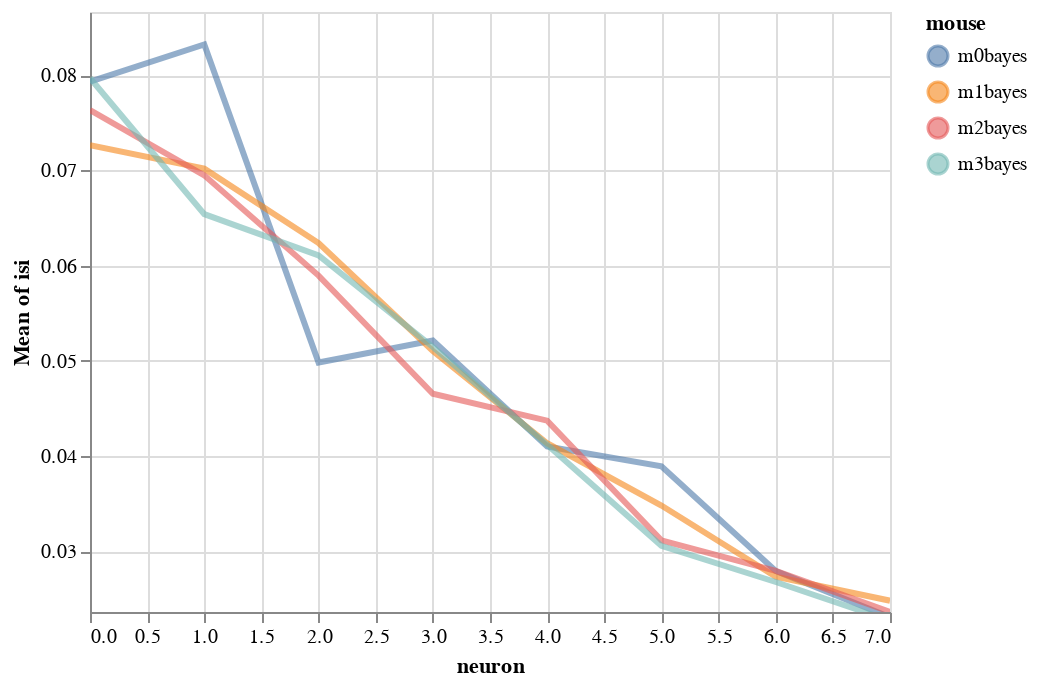

The notebook cell this image was saved under:
### Markdown cell above
## Appendix: Elements of interactivity (WIP)

### Code cell
import altair as alt
y='isi'
color='mouse'
x='neuron'

base=alt.Chart(df).encode(
            x=x,
            color=f'{color}',
            y=alt.Y(f'mean({y})',
                    scale=alt.Scale(zero=False,
                                    domain=list(np.quantile(df[y], [.05, .95])))),
)
highlight = alt.selection(type='single', on='mouseover',
                          fields=[color], nearest=True)


lines=base.mark_line(clip=True, fill=None, opacity=.6, ).encode(
            size=alt.condition(~highlight, alt.value(1), alt.value(3))
        )
points = base.mark_circle().encode(
    opacity=alt.value(0),
    #axis=alt.Axis(labels=False, tickCount=0, title='')
).add_selection(
    highlight
)

lines+points

### Figure 1 — Vega-Lite specification as saved in the notebook (floating-point values rounded to 4 significant figures)
{"config": {"view": {"continuousWidth": 400, "continuousHeight": 300}}, "layer": [{"mark": {"type": "line", "clip": true, "fill": null, "opacity": 0.6}, "encoding": {"color": {"type": "nominal", "field": "mouse"}, "size": {"condition": {"value": 1, "selection": {"not": "selector001"}}, "value": 3}, "x": {"type": "quantitative", "field": "neuron"}, "y": {"type": "quantitative", "aggregate": "mean", "field": "isi", "scale": {"domain": [0.02359, 0.08665], "zero": false}}}}, {"mark": "circle", "encoding": {"color": {"type": "nominal", "field": "mouse"}, "opacity": {"value": 0}, "x": {"type": "quantitative", "field": "neuron"}, "y": {"type": "quantitative", "aggregate": "mean", "field": "isi", "scale": {"domain": [0.02359, 0.08665], "zero": false}}}, "selection": {"selector001": {"type": "single", "on": "mouseover", "fields": ["mouse"], "nearest": true}}}], "data": {"name": "data-41381d8c95e87ea1303d8b4feca4f779"}, "$schema": "https://vega.github.io/schema/vega-lite/v4.8.1.json", "datasets": {"data-41381d8c95e87ea1303d8b4feca4f779": [{"mouse_code": 0, "mouse": "m0bayes", "neuron": 0, "i_trial": 0, "neuron_x_mouse": "0m0bayes", "neuron_code": 0, "stim": 0, "log_firing_rate": 2.315, "Firing rate": 206.6, "firing_rate": 206.6, "i_spike": 36.0, "isi": 0.09842, "log_isi": -1.007}, {"mouse_code": 0, "mouse": "m0bayes", "neuron": 0, "i_trial": 0, "neuron_x_mouse": "0m0bayes", "neuron_code": 0, "stim": 1, "log_firing_rate": 2.098, "Firing rate": 125.2, "firing_rate": 125.2, "i_spike": 46.0, "isi": 0.07236, "log_isi": -1.141}, {"mouse_code": 0, "mouse": "m0bayes", "neuron": 0, "i_trial": 1, "neuron_x_mouse": "0m0bayes", "neuron_code": 0, "stim": 0, "log_firing_rate": 1.859, "Firing rate": 72.22, "firing_rate": 72.22, "i_spike": 47.0, "isi": 0.07455, "log_isi": -1.128}, {"mouse_code": 0, "mouse": "m0bayes", "neuron": 0, "i_trial": 1, "neuron_x_mouse": "0m0bayes", "neuron_code": 0, "stim": 1, "log_firing_rate": 1.964, "Firing rate": 92.07, "firing_rate": 92.07, "i_spike": 48.0, "isi": 0.07193, "log_isi": -1.143}, {"mouse_code": 0, "mouse": "m0bayes", "neuron": 1, "i_trial": 0, "neuron_x_mouse": "1m0bayes", "neuron_code": 4, "stim": 0, "log_firing_rate": 1.408, "Firing rate": 25.58, "firing_rate": 25.58, "i_spike": 34.5, "isi": 0.1025, "log_isi": -0.9891}, {"mouse_code": 0, "mouse": "m0bayes", "neuron": 1, "i_trial": 0, "neuron_x_mouse": "1m0bayes", "neuron_code": 4, "stim": 1, "log_firing_rate": 2.112, "Firing rate": 129.5, "firing_rate": 129.5, "i_spike": 36.5, "isi": 0.08982, "log_isi": -1.047}, {"mouse_code": 0, "mouse": "m0bayes", "neuron": 1, "i_trial": 1, "neuron_x_mouse": "1m0bayes", "neuron_code": 4, "stim": 0, "log_firing_rate": 1.822, "Firing rate": 66.44, "firing_rate": 66.44, "i_spike": 53.5, "isi": 0.06482, "log_isi": -1.188}, {"mouse_code": 0, "mouse": "m0bayes", "neuron": 1, "i_trial": 1, "neuron_x_mouse": "1m0bayes", "neuron_code": 4, "stim": 1, "log_firing_rate": 1.819, "Firing rate": 65.89, "firing_rate": 65.89, "i_spike": 46.0, "isi": 0.07574, "log_isi": -1.121}, {"mouse_code": 0, "mouse": "m0bayes", "neuron": 2, "i_trial": 0, "neuron_x_mouse": "2m0bayes", "neuron_code": 8, "stim": 0, "log_firing_rate": 2.189, "Firing rate": 154.5, "firing_rate": 154.5, "i_spike": 67.0, "isi": 0.05227, "log_isi": -1.282}, {"mouse_code": 0, "mouse": "m0bayes", "neuron": 2, "i_trial": 0, "neuron_x_mouse": "2m0bayes", "neuron_code": 8, "stim": 1, "log_firing_rate": 2.144, "Firing rate": 139.4, "firing_rate": 139.4, "i_spike": 84.5, "isi": 0.04099, "log_isi": -1.387}, {"mouse_code": 0, "mouse": "m0bayes", "neuron": 2, "i_trial": 1, "neuron_x_mouse": "2m0bayes", "neuron_code": 8, "stim": 0, "log_firing_rate": 2.062, "Firing rate": 115.3, "firing_rate": 115.3, "i_spike": 69.5, "isi": 0.04973, "log_isi": -1.303}, {"mouse_code": 0, "mouse": "m0bayes", "neuron": 2, "i_trial": 1, "neuron_x_mouse": "2m0bayes", "neuron_code": 8, "stim": 1, "log_firing_rate": 1.694, "Firing rate": 49.44, "firing_rate": 49.44, "i_spike": 60.5, "isi": 0.05626, "log_isi": -1.25}, {"mouse_code": 0, "mouse": "m0bayes", "neuron": 3, "i_trial": 0, "neuron_x_mouse": "3m0bayes", "neuron_code": 12, "stim": 0, "log_firing_rate": 2.228, "Firing rate": 168.9, "firing_rate": 168.9, "i_spike": 73.0, "isi": 0.04779, "log_isi": -1.321}, {"mouse_code": 0, "mouse": "m0bayes", "neuron": 3, "i_trial": 0, "neuron_x_mouse": "3m0bayes", "neuron_code": 12, "stim": 1, "log_firing_rate": 1.877, "Firing rate": 75.31, "firing_rate": 75.31, "i_spike": 61.0, "isi": 0.05665, "log_isi": -1.247}, {"mouse_code": 0, "mouse": "m0bayes", "neuron": 3, "i_trial": 1, "neuron_x_mouse": "3m0bayes", "neuron_code": 12, "stim": 0, "log_firing_rate": 2.36, "Firing rate": 228.8, "firing_rate": 228.8, "i_spike": 64.0, "isi": 0.05468, "log_isi": -1.262}, {"mouse_code": 0, "mouse": "m0bayes", "neuron": 3, "i_trial": 1, "neuron_x_mouse": "3m0bayes", "neuron_code": 12, "stim": 1, "log_firing_rate": 2.022, "Firing rate": 105.1, "firing_rate": 105.1, "i_spike": 69.0, "isi": 0.0494, "log_isi": -1.306}, {"mouse_code": 0, "mouse": "m0bayes", "neuron": 4, "i_trial": 0, "neuron_x_mouse": "4m0bayes", "neuron_code": 16, "stim": 0, "log_firing_rate": 2.76, "Firing rate": 576.0, "firing_rate": 576.0, "i_spike": 86.5, "isi": 0.03997, "log_isi": -1.398}, {"mouse_code": 0, "mouse": "m0bayes", "neuron": 4, "i_trial": 0, "neuron_x_mouse": "4m0bayes", "neuron_code": 16, "stim": 1, "log_firing_rate": 2.078, "Firing rate": 119.7, "firing_rate": 119.7, "i_spike": 86.5, "isi": 0.04059, "log_isi": -1.392}, {"mouse_code": 0, "mouse": "m0bayes", "neuron": 4, "i_trial": 1, "neuron_x_mouse": "4m0bayes", "neuron_code": 16, "stim": 0, "log_firing_rate": 2.39, "Firing rate": 245.6, "firing_rate": 245.6, "i_spike": 82.5, "isi": 0.04227, "log_isi": -1.374}, {"mouse_code": 0, "mouse": "m0bayes", "neuron": 4, "i_trial": 1, "neuron_x_mouse": "4m0bayes", "neuron_code": 16, "stim": 1, "log_firing_rate": 1.973, "Firing rate": 94.07, "firing_rate": 94.07, "i_spike": 85.0, "isi": 0.04112, "log_isi": -1.386}, {"mouse_code": 0, "mouse": "m0bayes", "neuron": 5, "i_trial": 0, "neuron_x_mouse": "5m0bayes", "neuron_code": 20, "stim": 0, "log_firing_rate": 2.094, "Firing rate": 124.3, "firing_rate": 124.3, "i_spike": 77.5, "isi": 0.04434, "log_isi": -1.353}, {"mouse_code": 0, "mouse": "m0bayes", "neuron": 5, "i_trial": 0, "neuron_x_mouse": "5m0bayes", "neuron_code": 20, "stim": 1, "log_firing_rate": 2.225, "Firing rate": 168.0, "firing_rate": 168.0, "i_spike": 97.0, "isi": 0.03588, "log_isi": -1.445}, {"mouse_code": 0, "mouse": "m0bayes", "neuron": 5, "i_trial": 1, "neuron_x_mouse": "5m0bayes", "neuron_code": 20, "stim": 0, "log_firing_rate": 2.269, "Firing rate": 185.9, "firing_rate": 185.9, "i_spike": 96.0, "isi": 0.03651, "log_isi": -1.438}, {"mouse_code": 0, "mouse": "m0bayes", "neuron": 5, "i_trial": 1, "neuron_x_mouse": "5m0bayes", "neuron_code": 20, "stim": 1, "log_firing_rate": 2.453, "Firing rate": 283.6, "firing_rate": 283.6, "i_spike": 90.0, "isi": 0.03891, "log_isi": -1.41}, {"mouse_code": 0, "mouse": "m0bayes", "neuron": 6, "i_trial": 0, "neuron_x_mouse": "6m0bayes", "neuron_code": 24, "stim": 0, "log_firing_rate": 2.288, "Firing rate": 193.9, "firing_rate": 193.9, "i_spike": 126.0, "isi": 0.02786, "log_isi": -1.555}, {"mouse_code": 0, "mouse": "m0bayes", "neuron": 6, "i_trial": 0, "neuron_x_mouse": "6m0bayes", "neuron_code": 24, "stim": 1, "log_firing_rate": 2.483, "Firing rate": 304.2, "firing_rate": 304.2, "i_spike": 119.5, "isi": 0.02901, "log_isi": -1.537}, {"mouse_code": 0, "mouse": "m0bayes", "neuron": 6, "i_trial": 1, "neuron_x_mouse": "6m0bayes", "neuron_code": 24, "stim": 0, "log_firing_rate": 2.14, "Firing rate": 138.2, "firing_rate": 138.2, "i_spike": 119.0, "isi": 0.02935, "log_isi": -1.532}, {"mouse_code": 0, "mouse": "m0bayes", "neuron": 6, "i_trial": 1, "neuron_x_mouse": "6m0bayes", "neuron_code": 24, "stim": 1, "log_firing_rate": 2.36, "Firing rate": 229.1, "firing_rate": 229.1, "i_spike": 138.0, "isi": 0.02542, "log_isi": -1.595}, {"mouse_code": 0, "mouse": "m0bayes", "neuron": 7, "i_trial": 0, "neuron_x_mouse": "7m0bayes", "neuron_code": 28, "stim": 0, "log_firing_rate": 2.319, "Firing rate": 208.5, "firing_rate": 208.5, "i_spike": 143.0, "isi": 0.02454, "log_isi": -1.61}, {"mouse_code": 0, "mouse": "m0bayes", "neuron": 7, "i_trial": 0, "neuron_x_mouse": "7m0bayes", "neuron_code": 28, "stim": 1, "log_firing_rate": 3.189, "Firing rate": 1544.0, "firing_rate": 1544.0, "i_spike": 147.5, "isi": 0.02354, "log_isi": -1.628}, {"mouse_code": 0, "mouse": "m0bayes", "neuron": 7, "i_trial": 1, "neuron_x_mouse": "7m0bayes", "neuron_code": 28, "stim": 0, "log_firing_rate": 2.53, "Firing rate": 338.5, "firing_rate": 338.5, "i_spike": 169.5, "isi": 0.02028, "log_isi": -1.693}, {"mouse_code": 0, "mouse": "m0bayes", "neuron": 7, "i_trial": 1, "neuron_x_mouse": "7m0bayes", "neuron_code": 28, "stim": 1, "log_firing_rate": 2.462, "Firing rate": 289.7, "firing_rate": 289.7, "i_spike": 145.5, "isi": 0.02381, "log_isi": -1.623}, {"mouse_code": 1, "mouse": "m1bayes", "neuron": 0, "i_trial": 0, "neuron_x_mouse": "0m1bayes", "neuron_code": 1, "stim": 0, "log_firing_rate": 1.609, "Firing rate": 40.64, "firing_rate": 40.64, "i_spike": 41.0, "isi": 0.08183, "log_isi": -1.087}, {"mouse_code": 1, "mouse": "m1bayes", "neuron": 0, "i_trial": 0, "neuron_x_mouse": "0m1bayes", "neuron_code": 1, "stim": 1, "log_firing_rate": 1.828, "Firing rate": 67.35, "firing_rate": 67.35, "i_spike": 53.0, "isi": 0.06513, "log_isi": -1.186}, {"mouse_code": 1, "mouse": "m1bayes", "neuron": 0, "i_trial": 1, "neuron_x_mouse": "0m1bayes", "neuron_code": 1, "stim": 0, "log_firing_rate": 1.793, "Firing rate": 62.15, "firing_rate": 62.15, "i_spike": 48.0, "isi": 0.07236, "log_isi": -1.141}, {"mouse_code": 1, "mouse": "m1bayes", "neuron": 0, "i_trial": 1, "neuron_x_mouse": "0m1bayes", "neuron_code": 1, "stim": 1, "log_firing_rate": 2.193, "Firing rate": 156.0, "firing_rate": 156.0, "i_spike": 49.0, "isi": 0.07124, "log_isi": -1.147}, {"mouse_code": 1, "mouse": "m1bayes", "neuron": 1, "i_trial": 0, "neuron_x_mouse": "1m1bayes", "neuron_code": 5, "stim": 0, "log_firing_rate": 1.773, "Firing rate": 59.28, "firing_rate": 59.28, "i_spike": 53.0, "isi": 0.06556, "log_isi": -1.183}, {"mouse_code": 1, "mouse": "m1bayes", "neuron": 1, "i_trial": 0, "neuron_x_mouse": "1m1bayes", "neuron_code": 5, "stim": 1, "log_firing_rate": 1.958, "Firing rate": 90.73, "firing_rate": 90.73, "i_spike": 52.5, "isi": 0.06664, "log_isi": -1.176}, {"mouse_code": 1, "mouse": "m1bayes", "neuron": 1, "i_trial": 1, "neuron_x_mouse": "1m1bayes", "neuron_code": 5, "stim": 0, "log_firing_rate": 1.621, "Firing rate": 41.78, "firing_rate": 41.78, "i_spike": 42.0, "isi": 0.08354, "log_isi": -1.078}, {"mouse_code": 1, "mouse": "m1bayes", "neuron": 1, "i_trial": 1, "neuron_x_mouse": "1m1bayes", "neuron_code": 5, "stim": 1, "log_firing_rate": 2.14, "Firing rate": 137.9, "firing_rate": 137.9, "i_spike": 54.0, "isi": 0.06501, "log_isi": -1.187}, {"mouse_code": 1, "mouse": "m1bayes", "neuron": 2, "i_trial": 0, "neuron_x_mouse": "2m1bayes", "neuron_code": 9, "stim": 0, "log_firing_rate": 2.301, "Firing rate": 199.9, "firing_rate": 199.9, "i_spike": 49.0, "isi": 0.07099, "log_isi": -1.149}, {"mouse_code": 1, "mouse": "m1bayes", "neuron": 2, "i_trial": 0, "neuron_x_mouse": "2m1bayes", "neuron_code": 9, "stim": 1, "log_firing_rate": 2.152, "Firing rate": 141.8, "firing_rate": 141.8, "i_spike": 71.0, "isi": 0.04942, "log_isi": -1.306}, {"mouse_code": 1, "mouse": "m1bayes", "neuron": 2, "i_trial": 1, "neuron_x_mouse": "2m1bayes", "neuron_code": 9, "stim": 0, "log_firing_rate": 2.008, "Firing rate": 101.8, "firing_rate": 101.8, "i_spike": 59.5, "isi": 0.05874, "log_isi": -1.231}, {"mouse_code": 1, "mouse": "m1bayes", "neuron": 2, "i_trial": 1, "neuron_x_mouse": "2m1bayes", "neuron_code": 9, "stim": 1, "log_firing_rate": 1.99, "Firing rate": 97.72, "firing_rate": 97.72, "i_spike": 49.5, "isi": 0.07032, "log_isi": -1.153}, {"mouse_code": 1, "mouse": "m1bayes", "neuron": 3, "i_trial": 0, "neuron_x_mouse": "3m1bayes", "neuron_code": 13, "stim": 0, "log_firing_rate": 1.924, "Firing rate": 83.92, "firing_rate": 83.92, "i_spike": 71.0, "isi": 0.04877, "log_isi": -1.312}, {"mouse_code": 1, "mouse": "m1bayes", "neuron": 3, "i_trial": 0, "neuron_x_mouse": "3m1bayes", "neuron_code": 13, "stim": 1, "log_firing_rate": 2.266, "Firing rate": 184.4, "firing_rate": 184.4, "i_spike": 80.0, "isi": 0.04371, "log_isi": -1.359}, {"mouse_code": 1, "mouse": "m1bayes", "neuron": 3, "i_trial": 1, "neuron_x_mouse": "3m1bayes", "neuron_code": 13, "stim": 0, "log_firing_rate": 1.919, "Firing rate": 82.98, "firing_rate": 82.98, "i_spike": 56.5, "isi": 0.06205, "log_isi": -1.207}, {"mouse_code": 1, "mouse": "m1bayes", "neuron": 3, "i_trial": 1, "neuron_x_mouse": "3m1bayes", "neuron_code": 13, "stim": 1, "log_firing_rate": 1.885, "Firing rate": 76.82, "firing_rate": 76.82, "i_spike": 69.5, "isi": 0.04956, "log_isi": -1.305}, {"mouse_code": 1, "mouse": "m1bayes", "neuron": 4, "i_trial": 0, "neuron_x_mouse": "4m1bayes", "neuron_code": 17, "stim": 0, "log_firing_rate": 2.153, "Firing rate": 142.2, "firing_rate": 142.2, "i_spike": 85.0, "isi": 0.04134, "log_isi": -1.384}, {"mouse_code": 1, "mouse": "m1bayes", "neuron": 4, "i_trial": 0, "neuron_x_mouse": "4m1bayes", "neuron_code": 17, "stim": 1, "log_firing_rate": 1.941, "Firing rate": 87.31, "firing_rate": 87.31, "i_spike": 79.0, "isi": 0.04443, "log_isi": -1.352}, {"mouse_code": 1, "mouse": "m1bayes", "neuron": 4, "i_trial": 1, "neuron_x_mouse": "4m1bayes", "neuron_code": 17, "stim": 0, "log_firing_rate": 2.074, "Firing rate": 118.5, "firing_rate": 118.5, "i_spike": 89.0, "isi": 0.03833, "log_isi": -1.416}, {"mouse_code": 1, "mouse": "m1bayes", "neuron": 4, "i_trial": 1, "neuron_x_mouse": "4m1bayes", "neuron_code": 17, "stim": 1, "log_firing_rate": 2.664, "Firing rate": 461.8, "firing_rate": 461.8, "i_spike": 84.5, "isi": 0.04121, "log_isi": -1.385}, {"mouse_code": 1, "mouse": "m1bayes", "neuron": 5, "i_trial": 0, "neuron_x_mouse": "5m1bayes", "neuron_code": 21, "stim": 0, "log_firing_rate": 2.002, "Firing rate": 100.5, "firing_rate": 100.5, "i_spike": 101.5, "isi": 0.03437, "log_isi": -1.464}, {"mouse_code": 1, "mouse": "m1bayes", "neuron": 5, "i_trial": 0, "neuron_x_mouse": "5m1bayes", "neuron_code": 21, "stim": 1, "log_firing_rate": 2.303, "Firing rate": 201.1, "firing_rate": 201.1, "i_spike": 97.0, "isi": 0.03595, "log_isi": -1.444}, {"mouse_code": 1, "mouse": "m1bayes", "neuron": 5, "i_trial": 1, "neuron_x_mouse": "5m1bayes", "neuron_code": 21, "stim": 0, "log_firing_rate": 2.161, "Firing rate": 144.9, "firing_rate": 144.9, "i_spike": 96.0, "isi": 0.03576, "log_isi": -1.447}, {"mouse_code": 1, "mouse": "m1bayes", "neuron": 5, "i_trial": 1, "neuron_x_mouse": "5m1bayes", "neuron_code": 21, "stim": 1, "log_firing_rate": 2.254, "Firing rate": 179.6, "firing_rate": 179.6, "i_spike": 104.5, "isi": 0.03304, "log_isi": -1.481}, {"mouse_code": 1, "mouse": "m1bayes", "neuron": 6, "i_trial": 0, "neuron_x_mouse": "6m1bayes", "neuron_code": 25, "stim": 0, "log_firing_rate": 2.225, "Firing rate": 167.9, "firing_rate": 167.9, "i_spike": 125.5, "isi": 0.0277, "log_isi": -1.558}, {"mouse_code": 1, "mouse": "m1bayes", "neuron": 6, "i_trial": 0, "neuron_x_mouse": "6m1bayes", "neuron_code": 25, "stim": 1, "log_firing_rate": 2.737, "Firing rate": 545.4, "firing_rate": 545.4, "i_spike": 131.5, "isi": 0.02639, "log_isi": -1.579}, {"mouse_code": 1, "mouse": "m1bayes", "neuron": 6, "i_trial": 1, "neuron_x_mouse": "6m1bayes", "neuron_code": 25, "stim": 0, "log_firing_rate": 2.627, "Firing rate": 423.9, "firing_rate": 423.9, "i_spike": 122.0, "isi": 0.02791, "log_isi": -1.554}, {"mouse_code": 1, "mouse": "m1bayes", "neuron": 6, "i_trial": 1, "neuron_x_mouse": "6m1bayes", "neuron_code": 25, "stim": 1, "log_firing_rate": 2.807, "Firing rate": 640.7, "firing_rate": 640.7, "i_spike": 128.5, "isi": 0.0272, "log_isi": -1.565}, {"mouse_code": 1, "mouse": "m1bayes", "neuron": 7, "i_trial": 0, "neuron_x_mouse": "7m1bayes", "neuron_code": 29, "stim": 0, "log_firing_rate": 2.299, "Firing rate": 198.9, "firing_rate": 198.9, "i_spike": 149.5, "isi": 0.0234, "log_isi": -1.631}, {"mouse_code": 1, "mouse": "m1bayes", "neuron": 7, "i_trial": 0, "neuron_x_mouse": "7m1bayes", "neuron_code": 29, "stim": 1, "log_firing_rate": 2.559, "Firing rate": 362.5, "firing_rate": 362.5, "i_spike": 147.0, "isi": 0.02379, "log_isi": -1.624}, {"mouse_code": 1, "mouse": "m1bayes", "neuron": 7, "i_trial": 1, "neuron_x_mouse": "7m1bayes", "neuron_code": 29, "stim": 0, "log_firing_rate": 2.585, "Firing rate": 384.4, "firing_rate": 384.4, "i_spike": 132.0, "isi": 0.02639, "log_isi": -1.578}, {"mouse_code": 1, "mouse": "m1bayes", "neuron": 7, "i_trial": 1, "neuron_x_mouse": "7m1bayes", "neuron_code": 29, "stim": 1, "log_firing_rate": 2.509, "Firing rate": 322.7, "firing_rate": 322.7, "i_spike": 136.5, "isi": 0.02554, "log_isi": -1.593}, {"mouse_code": 2, "mouse": "m2bayes", "neuron": 0, "i_trial": 0, "neuron_x_mouse": "0m2bayes", "neuron_code": 2, "stim": 0, "log_firing_rate": 1.66, "Firing rate": 45.73, "firing_rate": 45.73, "i_spike": 46.5, "isi": 0.07437, "log_isi": -1.129}, {"mouse_code": 2, "mouse": "m2bayes", "neuron": 0, "i_trial": 0, "neuron_x_mouse": "0m2bayes", "neuron_code": 2, "stim": 1, "log_firing_rate": 2.188, "Firing rate": 154.2, "firing_rate": 154.2, "i_spike": 59.5, "isi": 0.05819, "log_isi": -1.235}, {"mouse_code": 2, "mouse": "m2bayes", "neuron": 0, "i_trial": 1, "neuron_x_mouse": "0m2bayes", "neuron_code": 2, "stim": 0, "log_firing_rate": 1.654, "Firing rate": 45.1, "firing_rate": 45.1, "i_spike": 31.0, "isi": 0.1127, "log_isi": -0.9481}, {"mouse_code": 2, "mouse": "m2bayes", "neuron": 0, "i_trial": 1, "neuron_x_mouse": "0m2bayes", "neuron_code": 2, "stim": 1, "log_firing_rate": 2.672, "Firing rate": 469.4, "firing_rate": 469.4, "i_spike": 58.5, "isi": 0.06011, "log_isi": -1.221}, {"mouse_code": 2, "mouse": "m2bayes", "neuron": 1, "i_trial": 0, "neuron_x_mouse": "1m2bayes", "neuron_code": 6, "stim": 0, "log_firing_rate": 1.614, "Firing rate": 41.11, "firing_rate": 41.11, "i_spike": 39.0, "isi": 0.08922, "log_isi": -1.05}, {"mouse_code": 2, "mouse": "m2bayes", "neuron": 1, "i_trial": 0, "neuron_x_mouse": "1m2bayes", "neuron_code": 6, "stim": 1, "log_firing_rate": 2.434, "Firing rate": 271.5, "firing_rate": 271.5, "i_spike": 59.0, "isi": 0.05969, "log_isi": -1.224}, {"mouse_code": 2, "mouse": "m2bayes", "neuron": 1, "i_trial": 1, "neuron_x_mouse": "1m2bayes", "neuron_code": 6, "stim": 0, "log_firing_rate": 2.031, "Firing rate": 107.4, "firing_rate": 107.4, "i_spike": 48.5, "isi": 0.07219, "log_isi": -1.142}, {"mouse_code": 2, "mouse": "m2bayes", "neuron": 1, "i_trial": 1, "neuron_x_mouse": "1m2bayes", "neuron_code": 6, "stim": 1, "log_firing_rate": 2.053, "Firing rate": 112.9, "firing_rate": 112.9, "i_spike": 61.0, "isi": 0.05682, "log_isi": -1.246}, {"mouse_code": 2, "mouse": "m2bayes", "neuron": 2, "i_trial": 0, "neuron_x_mouse": "2m2bayes", "neuron_code": 10, "stim": 0, "log_firing_rate": 1.983, "Firing rate": 96.2, "firing_rate": 96.2, "i_spike": 48.5, "isi": 0.07057, "log_isi": -1.151}, {"mouse_code": 2, "mouse": "m2bayes", "neuron": 2, "i_trial": 0, "neuron_x_mouse": "2m2bayes", "neuron_code": 10, "stim": 1, "log_firing_rate": 1.963, "Firing rate": 91.76, "firing_rate": 91.76, "i_spike": 67.0, "isi": 0.0511, "log_isi": -1.292}, {"mouse_code": 2, "mouse": "m2bayes", "neuron": 2, "i_trial": 1, "neuron_x_mouse": "2m2bayes", "neuron_code": 10, "stim": 0, "log_firing_rate": 2.05, "Firing rate": 112.2, "firing_rate": 112.2, "i_spike": 58.5, "isi": 0.05872, "log_isi": -1.231}, {"mouse_code": 2, "mouse": "m2bayes", "neuron": 2, "i_trial": 1, "neuron_x_mouse": "2m2bayes", "neuron_code": 10, "stim": 1, "log_firing_rate": 1.81, "Firing rate": 64.52, "firing_rate": 64.52, "i_spike": 62.5, "isi": 0.0554, "log_isi": -1.256}, {"mouse_code": 2, "mouse": "m2bayes", "neuron": 3, "i_trial": 0, "neuron_x_mouse": "3m2bayes", "neuron_code": 14, "stim": 0, "log_firing_rate": 2.537, "Firing rate": 344.1, "firing_rate": 344.1, "i_spike": 64.5, "isi": 0.05204, "log_isi": -1.284}, {"mouse_code": 2, "mouse": "m2bayes", "neuron": 3, "i_trial": 0, "neuron_x_mouse": "3m2bayes", "neuron_code": 14, "stim": 1, "log_firing_rate": 2.314, "Firing rate": 206.2, "firing_rate": 206.2, "i_spike": 75.5, "isi": 0.04567, "log_isi": -1.34}, {"mouse_code": 2, "mouse": "m2bayes", "neuron": 3, "i_trial": 1, "neuron_x_mouse": "3m2bayes", "neuron_code": 14, "stim": 0, "log_firing_rate": 1.921, "Firing rate": 83.43, "firing_rate": 83.43, "i_spike": 75.5, "isi": 0.0463, "log_isi": -1.334}, {"mouse_code": 2, "mouse": "m2bayes", "neuron": 3, "i_trial": 1, "neuron_x_mouse": "3m2bayes", "neuron_code": 14, "stim": 1, "log_firing_rate": 2.175, "Firing rate": 149.7, "firing_rate": 149.7, "i_spike": 79.5, "isi": 0.04212, "log_isi": -1.376}, {"mouse_code": 2, "mouse": "m2bayes", "neuron": 4, "i_trial": 0, "neuron_x_mouse": "4m2bayes", "neuron_code": 18, "stim": 0, "log_firing_rate": 2.228, "Firing rate": 169.1, "firing_rate": 169.1, "i_spike": 77.0, "isi": 0.04554, "log_isi": -1.342}, {"mouse_code": 2, "mouse": "m2bayes", "neuron": 4, "i_trial": 0, "neuron_x_mouse": "4m2bayes", "neuron_code": 18, "stim": 1, "log_firing_rate": 3.24, "Firing rate": 1736.0, "firing_rate": 1736.0, "i_spike": 82.5, "isi": 0.04168, "log_isi": -1.38}, {"mouse_code": 2, "mouse": "m2bayes", "neuron": 4, "i_trial": 1, "neuron_x_mouse": "4m2bayes", "neuron_code": 18, "stim": 0, "log_firing_rate": 2.231, "Firing rate": 170.4, "firing_rate": 170.4, "i_spike": 75.5, "isi": 0.04579, "log_isi": -1.339}, {"mouse_code": 2, "mouse": "m2bayes", "neuron": 4, "i_trial": 1, "neuron_x_mouse": "4m2bayes", "neuron_code": 18, "stim": 1, "log_firing_rate": 2.155, "Firing rate": 142.8, "firing_rate": 142.8, "i_spike": 84.0, "isi": 0.04179, "log_isi": -1.379}, {"mouse_code": 2, "mouse": "m2bayes", "neuron": 5, "i_trial": 0, "neuron_x_mouse": "5m2bayes", "neuron_code": 22, "stim": 0, "log_firing_rate": 2.171, "Firing rate": 148.4, "firing_rate": 148.4, "i_spike": 106.5, "isi": 0.03242, "log_isi": -1.489}, {"mouse_code": 2, "mouse": "m2bayes", "neuron": 5, "i_trial": 0, "neuron_x_mouse": "5m2bayes", "neuron_code": 22, "stim": 1, "log_firing_rate": 2.191, "Firing rate": 155.2, "firing_rate": 155.2, "i_spike": 114.0, "isi": 0.03077, "log_isi": -1.512}, {"mouse_code": 2, "mouse": "m2bayes", "neuron": 5, "i_trial": 1, "neuron_x_mouse": "5m2bayes", "neuron_code": 22, "stim": 0, "log_firing_rate": 2.365, "Firing rate": 231.6, "firing_rate": 231.6, "i_spike": 118.0, "isi": 0.02968, "log_isi": -1.528}, {"mouse_code": 2, "mouse": "m2bayes", "neuron": 5, "i_trial": 1, "neuron_x_mouse": "5m2bayes", "neuron_code": 22, "stim": 1, "log_firing_rate": 2.267, "Firing rate": 184.9, "firing_rate": 184.9, "i_spike": 110.5, "isi": 0.03159, "log_isi": -1.5}, {"mouse_code": 2, "mouse": "m2bayes", "neuron": 6, "i_trial": 0, "neuron_x_mouse": "6m2bayes", "neuron_code": 26, "stim": 0, "log_firing_rate": 2.266, "Firing rate": 184.4, "firing_rate": 184.4, "i_spike": 116.5, "isi": 0.02997, "log_isi": -1.523}, {"mouse_code": 2, "mouse": "m2bayes", "neuron": 6, "i_trial": 0, "neuron_x_mouse": "6m2bayes", "neuron_code": 26, "stim": 1, "log_firing_rate": 2.227, "Firing rate": 168.5, "firing_rate": 168.5, "i_spike": 115.0, "isi": 0.03053, "log_isi": -1.515}, {"mouse_code": 2, "mouse": "m2bayes", "neuron": 6, "i_trial": 1, "neuron_x_mouse": "6m2bayes", "neuron_code": 26, "stim": 0, "log_firing_rate": 2.465, "Firing rate": 291.5, "firing_rate": 291.5, "i_spike": 142.0, "isi": 0.02467, "log_isi": -1.608}, {"mouse_code": 2, "mouse": "m2bayes", "neuron": 6, "i_trial": 1, "neuron_x_mouse": "6m2bayes", "neuron_code": 26, "stim": 1, "log_firing_rate": 2.837, "Firing rate": 687.8, "firing_rate": 687.8, "i_spike": 131.5, "isi": 0.02648, "log_isi": -1.577}, {"mouse_code": 2, "mouse": "m2bayes", "neuron": 7, "i_trial": 0, "neuron_x_mouse": "7m2bayes", "neuron_code": 30, "stim": 0, "log_firing_rate": 2.711, "Firing rate": 514.5, "firing_rate": 514.5, "i_spike": 147.0, "isi": 0.02373, "log_isi": -1.625}, {"mouse_code": 2, "mouse": "m2bayes", "neuron": 7, "i_trial": 0, "neuron_x_mouse": "7m2bayes", "neuron_code": 30, "stim": 1, "log_firing_rate": 2.546, "Firing rate": 351.3, "firing_rate": 351.3, "i_spike": 151.0, "isi": 0.02281, "log_isi": -1.642}, {"mouse_code": 2, "mouse": "m2bayes", "neuron": 7, "i_trial": 1, "neuron_x_mouse": "7m2bayes", "neuron_code": 30, "stim": 0, "log_firing_rate": 2.496, "Firing rate": 313.7, "firing_rate": 313.7, "i_spike": 145.5, "isi": 0.02369, "log_isi": -1.625}, {"mouse_code": 2, "mouse": "m2bayes", "neuron": 7, "i_trial": 1, "neuron_x_mouse": "7m2bayes", "neuron_code": 30, "stim": 1, "log_firing_rate": 2.603, "Firing rate": 400.6, "firing_rate": 400.6, "i_spike": 145.0, "isi": 0.0242, "log_isi": -1.616}, {"mouse_code": 3, "mouse": "m3bayes", "neuron": 0, "i_trial": 0, "neuron_x_mouse": "0m3bayes", "neuron_code": 3, "stim": 0, "log_firing_rate": 2.136, "Firing rate": 136.7, "firing_rate": 136.7, "i_spike": 46.0, "isi": 0.07151, "log_isi": -1.146}, {"mouse_code": 3, "mouse": "m3bayes", "neuron": 0, "i_trial": 0, "neuron_x_mouse": "0m3bayes", "neuron_code": 3, "stim": 1, "log_firing_rate": 1.932, "Firing rate": 85.59, "firing_rate": 85.59, "i_spike": 51.0, "isi": 0.06802, "log_isi": -1.167}, {"mouse_code": 3, "mouse": "m3bayes", "neuron": 0, "i_trial": 1, "neuron_x_mouse": "0m3bayes", "neuron_code": 3, "stim": 0, "log_firing_rate": 1.673, "Firing rate": 47.14, "firing_rate": 47.14, "i_spike": 38.0, "isi": 0.09098, "log_isi": -1.041}, {"mouse_code": 3, "mouse": "m3bayes", "neuron": 0, "i_trial": 1, "neuron_x_mouse": "0m3bayes", "neuron_code": 3, "stim": 1, "log_firing_rate": 1.898, "Firing rate": 79.14, "firing_rate": 79.14, "i_spike": 39.5, "isi": 0.08832, "log_isi": -1.054}, {"mouse_code": 3, "mouse": "m3bayes", "neuron": 1, "i_trial": 0, "neuron_x_mouse": "1m3bayes", "neuron_code": 7, "stim": 0, "log_firing_rate": 2.307, "Firing rate": 202.7, "firing_rate": 202.7, "i_spike": 51.0, "isi": 0.06903, "log_isi": -1.161}, {"mouse_code": 3, "mouse": "m3bayes", "neuron": 1, "i_trial": 0, "neuron_x_mouse": "1m3bayes", "neuron_code": 7, "stim": 1, "log_firing_rate": 1.704, "Firing rate": 50.55, "firing_rate": 50.55, "i_spike": 57.0, "isi": 0.05949, "log_isi": -1.226}, {"mouse_code": 3, "mouse": "m3bayes", "neuron": 1, "i_trial": 1, "neuron_x_mouse": "1m3bayes", "neuron_code": 7, "stim": 0, "log_firing_rate": 1.537, "Firing rate": 34.41, "firing_rate": 34.41, "i_spike": 47.0, "isi": 0.07471, "log_isi": -1.127}, {"mouse_code": 3, "mouse": "m3bayes", "neuron": 1, "i_trial": 1, "neuron_x_mouse": "1m3bayes", "neuron_code": 7, "stim": 1, "log_firing_rate": 1.742, "Firing rate": 55.15, "firing_rate": 55.15, "i_spike": 60.0, "isi": 0.05837, "log_isi": -1.234}, {"mouse_code": 3, "mouse": "m3bayes", "neuron": 2, "i_trial": 0, "neuron_x_mouse": "2m3bayes", "neuron_code": 11, "stim": 0, "log_firing_rate": 1.821, "Firing rate": 66.28, "firing_rate": 66.28, "i_spike": 53.5, "isi": 0.06472, "log_isi": -1.189}, {"mouse_code": 3, "mouse": "m3bayes", "neuron": 2, "i_trial": 0, "neuron_x_mouse": "2m3bayes", "neuron_code": 11, "stim": 1, "log_firing_rate": 1.89, "Firing rate": 77.68, "firing_rate": 77.68, "i_spike": 55.5, "isi": 0.06215, "log_isi": -1.207}, {"mouse_code": 3, "mouse": "m3bayes", "neuron": 2, "i_trial": 1, "neuron_x_mouse": "2m3bayes", "neuron_code": 11, "stim": 0, "log_firing_rate": 2.202, "Firing rate": 159.0, "firing_rate": 159.0, "i_spike": 57.0, "isi": 0.05825, "log_isi": -1.235}, {"mouse_code": 3, "mouse": "m3bayes", "neuron": 2, "i_trial": 1, "neuron_x_mouse": "2m3bayes", "neuron_code": 11, "stim": 1, "log_firing_rate": 2.089, "Firing rate": 122.9, "firing_rate": 122.9, "i_spike": 58.5, "isi": 0.05918, "log_isi": -1.228}, {"mouse_code": 3, "mouse": "m3bayes", "neuron": 3, "i_trial": 0, "neuron_x_mouse": "3m3bayes", "neuron_code": 15, "stim": 0, "log_firing_rate": 1.956, "Firing rate": 90.28, "firing_rate": 90.28, "i_spike": 60.0, "isi": 0.05777, "log_isi": -1.238}, {"mouse_code": 3, "mouse": "m3bayes", "neuron": 3, "i_trial": 0, "neuron_x_mouse": "3m3bayes", "neuron_code": 15, "stim": 1, "log_firing_rate": 1.836, "Firing rate": 68.51, "firing_rate": 68.51, "i_spike": 74.0, "isi": 0.04733, "log_isi": -1.325}, {"mouse_code": 3, "mouse": "m3bayes", "neuron": 3, "i_trial": 1, "neuron_x_mouse": "3m3bayes", "neuron_code": 15, "stim": 0, "log_firing_rate": 2.003, "Firing rate": 100.7, "firing_rate": 100.7, "i_spike": 65.5, "isi": 0.05159, "log_isi": -1.287}, {"mouse_code": 3, "mouse": "m3bayes", "neuron": 3, "i_trial": 1, "neuron_x_mouse": "3m3bayes", "neuron_code": 15, "stim": 1, "log_firing_rate": 2.019, "Firing rate": 104.4, "firing_rate": 104.4, "i_spike": 71.0, "isi": 0.04907, "log_isi": -1.309}, {"mouse_code": 3, "mouse": "m3bayes", "neuron": 4, "i_trial": 0, "neuron_x_mouse": "4m3bayes", "neuron_code": 19, "stim": 0, "log_firing_rate": 2.163, "Firing rate": 145.6, "firing_rate": 145.6, "i_spike": 90.5, "isi": 0.0386, "log_isi": -1.413}, {"mouse_code": 3, "mouse": "m3bayes", "neuron": 4, "i_trial": 0, "neuron_x_mouse": "4m3bayes", "neuron_code": 19, "stim": 1, "log_firing_rate": 2.15, "Firing rate": 141.4, "firing_rate": 141.4, "i_spike": 77.5, "isi": 0.04526, "log_isi": -1.344}, {"mouse_code": 3, "mouse": "m3bayes", "neuron": 4, "i_trial": 1, "neuron_x_mouse": "4m3bayes", "neuron_code": 19, "stim": 0, "log_firing_rate": 1.973, "Firing rate": 94.06, "firing_rate": 94.06, "i_spike": 77.0, "isi": 0.04542, "log_isi": -1.343}, {"mouse_code": 3, "mouse": "m3bayes", "neuron": 4, "i_trial": 1, "neuron_x_mouse": "4m3bayes", "neuron_code": 19, "stim": 1, "log_firing_rate": 2.227, "Firing rate": 168.6, "firing_rate": 168.6, "i_spike": 98.5, "isi": 0.03537, "log_isi": -1.451}, {"mouse_code": 3, "mouse": "m3bayes", "neuron": 5, "i_trial": 0, "neuron_x_mouse": "5m3bayes", "neuron_code": 23, "stim": 0, "log_firing_rate": 2.72, "Firing rate": 525.3, "firing_rate": 525.3, "i_spike": 115.5, "isi": 0.03036, "log_isi": -1.518}, {"mouse_code": 3, "mouse": "m3bayes", "neuron": 5, "i_trial": 0, "neuron_x_mouse": "5m3bayes", "neuron_code": 23, "stim": 1, "log_firing_rate": 2.606, "Firing rate": 403.9, "firing_rate": 403.9, "i_spike": 128.0, "isi": 0.02702, "log_isi": -1.568}, {"mouse_code": 3, "mouse": "m3bayes", "neuron": 5, "i_trial": 1, "neuron_x_mouse": "5m3bayes", "neuron_code": 23, "stim": 0, "log_firing_rate": 2.064, "Firing rate": 116.0, "firing_rate": 116.0, "i_spike": 96.5, "isi": 0.03619, "log_isi": -1.441}, {"mouse_code": 3, "mouse": "m3bayes", "neuron": 5, "i_trial": 1, "neuron_x_mouse": "5m3bayes", "neuron_code": 23, "stim": 1, "log_firing_rate": 2.267, "Firing rate": 185.1, "firing_rate": 185.1, "i_spike": 122.5, "isi": 0.02861, "log_isi": -1.543}, {"mouse_code": 3, "mouse": "m3bayes", "neuron": 6, "i_trial": 0, "neuron_x_mouse": "6m3bayes", "neuron_code": 27, "stim": 0, "log_firing_rate": 2.222, "Firing rate": 166.6, "firing_rate": 166.6, "i_spike": 126.5, "isi": 0.02712, "log_isi": -1.567}, {"mouse_code": 3, "mouse": "m3bayes", "neuron": 6, "i_trial": 0, "neuron_x_mouse": "6m3bayes", "neuron_code": 27, "stim": 1, "log_firing_rate": 2.334, "Firing rate": 215.7, "firing_rate": 215.7, "i_spike": 146.5, "isi": 0.02352, "log_isi": -1.629}, {"mouse_code": 3, "mouse": "m3bayes", "neuron": 6, "i_trial": 1, "neuron_x_mouse": "6m3bayes", "neuron_code": 27, "stim": 0, "log_firing_rate": 2.798, "Firing rate": 628.3, "firing_rate": 628.3, "i_spike": 127.5, "isi": 0.02755, "log_isi": -1.56}, {"mouse_code": 3, "mouse": "m3bayes", "neuron": 6, "i_trial": 1, "neuron_x_mouse": "6m3bayes", "neuron_code": 27, "stim": 1, "log_firing_rate": 2.691, "Firing rate": 490.9, "firing_rate": 490.9, "i_spike": 119.5, "isi": 0.0288, "log_isi": -1.541}, {"mouse_code": 3, "mouse": "m3bayes", "neuron": 7, "i_trial": 0, "neuron_x_mouse": "7m3bayes", "neuron_code": 31, "stim": 0, "log_firing_rate": 2.232, "Firing rate": 170.4, "firing_rate": 170.4, "i_spike": 140.5, "isi": 0.0248, "log_isi": -1.606}, {"mouse_code": 3, "mouse": "m3bayes", "neuron": 7, "i_trial": 0, "neuron_x_mouse": "7m3bayes", "neuron_code": 31, "stim": 1, "log_firing_rate": 2.422, "Firing rate": 264.4, "firing_rate": 264.4, "i_spike": 170.0, "isi": 0.0205, "log_isi": -1.688}, {"mouse_code": 3, "mouse": "m3bayes", "neuron": 7, "i_trial": 1, "neuron_x_mouse": "7m3bayes", "neuron_code": 31, "stim": 0, "log_firing_rate": 2.599, "Firing rate": 397.4, "firing_rate": 397.4, "i_spike": 161.5, "isi": 0.02163, "log_isi": -1.665}, {"mouse_code": 3, "mouse": "m3bayes", "neuron": 7, "i_trial": 1, "neuron_x_mouse": "7m3bayes", "neuron_code": 31, "stim": 1, "log_firing_rate": 2.405, "Firing rate": 253.9, "firing_rate": 253.9, "i_spike": 146.5, "isi": 0.02381, "log_isi": -1.623}]}}
